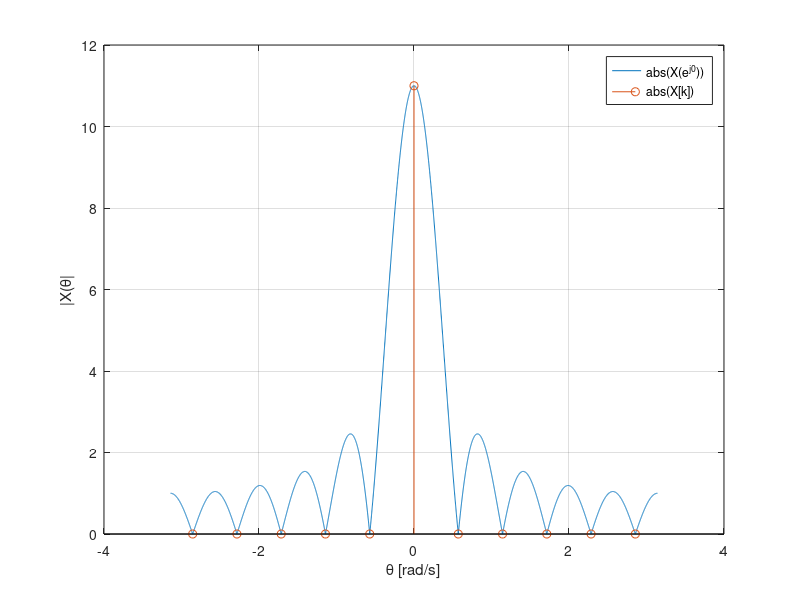
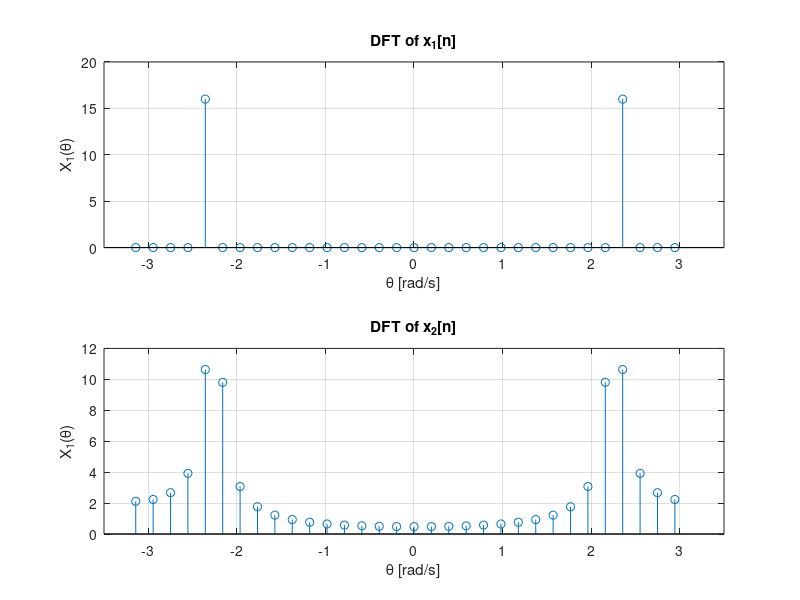
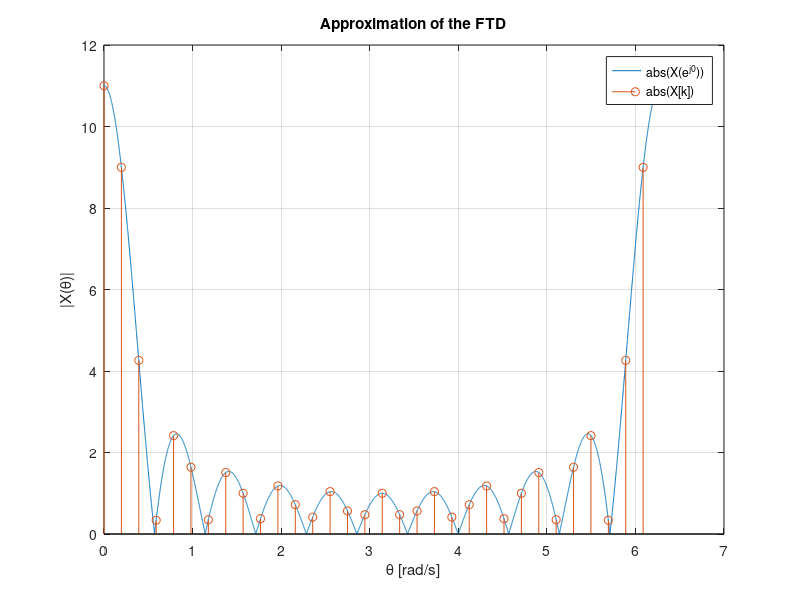
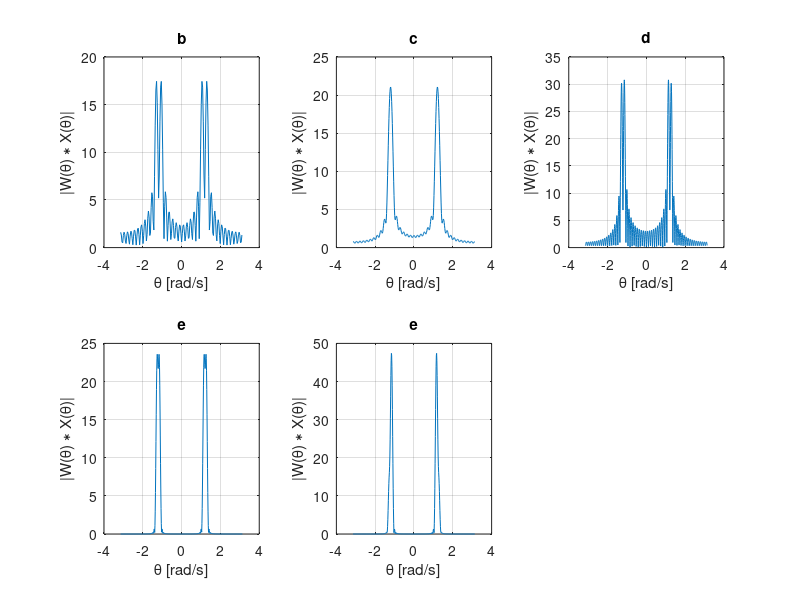

These figures' MATLAB source, in order: (Note: this script raises an error after producing the figures.)
clear all; close all;

%% Assignment 11: The DFT of a finite length discrete-time signal
figure('NumberTitle', 'off', 'Name', 'Assignment 11: The DFT of a finite length discrete-time signal');
theta = -pi:0.001:pi;
A = 1; K1 = 11/2; K2 = 1/2; K3 = 0;
X = A.*sin(K1.*theta)./sin(K2.*theta).*exp(-1j*K3.*theta);
plot(theta,abs(X));
grid on;
hold on;
Na = 11;
xn = ones(1,11);
Xn = fft(xn,Na);
n = (-(Na-1)/2:(Na-1)/2)*2*pi/Na;
stem(n,fftshift(abs(Xn)));
legend('abs(X(e^{j0}))', 'abs(X[k])');
xlabel('\theta [rad/s]');
ylabel('|X(\theta|');

%% Assignment 12: Spectrum of a sine wave of different frequencies
clear all;
figure('NumberTitle', 'off', 'Name', 'Assignment 12: Spectrum of a sine wave of different frequencies');
Na = 32;
f1 = 8; f2 = 9; fs = 64;
theta1 = 2*pi*f1/fs; theta2 = 2*pi*f2/fs;
n = 0:(Na-1);
x1n = sin(theta1.*n); x2n = sin(theta2.*n);
X1n = fft(x1n); X2n = fft(x2n);
theta = -pi:2*pi/Na:(Na-1)/Na*pi;
subplot(2,1,1);
stem(theta,abs(X1n));
title('DFT of x_{1}[n]');
grid on;
xlim([-3.5,3.5]);
xlabel('\theta [rad/s]');
ylabel('X_1(\theta)');
subplot(2,1,2);
stem(theta,abs(X2n));
grid on;
title('DFT of x_{2}[n]');
xlim([-3.5,3.5]);
xlabel('\theta [rad/s]');
ylabel('X_1(\theta)');

%This can be prevented by making the sample frequency in such a way that
%all the frequencies in the spectrum are a multiple of the frequency

%% Assignment 13: Approximation of the FTD
figure('NumberTitle', 'off', 'Name', 'Assignment 13: Approximation of the FTD');
theta = 0:0.001:2*pi;
A = 1; K1 = 11/2; K2 = 1/2; K3 = 0;
X = A.*sin(K1.*theta)./sin(K2.*theta).*exp(-1j*K3.*theta);
plot(theta,abs(X));
grid on;
hold on;
N = 32;
xn = ones(1,11);
Xn = fft(xn,N);
n = 0:2*pi/N:(N-1)/N*2*pi;
stem(n,abs(Xn));
xlabel('\theta [rad/s]');
ylabel('|X(\theta)|');
legend('abs(X(e^{j0}))', 'abs(X[k])');
title('Approximation of the FTD');

%% Assignment 14: Calculating the minimum resolution of a spectrumclear all;
%b) 
figure('NumberTitle', 'off', 'Name', 'Assignment 14: Calculating the minimum resolution of a spectrum');
f1 = 175; f2 = 200; fs = 1000;
theta1 = 2*pi*f1/fs; theta2 = 2*pi*f2/fs;
Na = ceil(0.89*2*pi/abs(theta1-theta2));
n = 0:Na-1;
xn = sin(theta1.*n) + sin(theta2.*n);
Nplot = 5*Na;
Xn = fft(xn,Nplot);
theta = -pi:2*pi/Nplot:(pi-1/Nplot*2*pi);%0:2*pi/Nplot:((Nplot)-1)/(Nplot)*2*pi;
%theta(length(theta)/2:end) = theta(length(theta)/2:end) - 2*pi;
subplot(2,3,1);
plot(theta,fftshift(abs(Xn)));
title('b');
xlabel('\theta [rad/s]');
ylabel('|W(\theta) \ast X(\theta)|');
grid on;
%c)
f1 = 185; f2 = 200; fs = 1000;
theta1 = 2*pi*f1/fs; theta2 = 2*pi*f2/fs;
subplot(2,3,2);
xn = sin(theta1.*n) + sin(theta2.*n);
Nplot = 10*Na;
Xn = fft(xn,Nplot);
theta = -pi:2*pi/Nplot:(pi-1/Nplot*2*pi);%0:2*pi/Nplot:((5*Nplot)-1)/(5*Nplot)*2*pi;
plot(theta,fftshift(abs(Xn)));
title('c')
xlabel('\theta [rad/s]');
ylabel('|W(\theta) \ast X(\theta)|');
grid on;
%d)
f1 = 185; f2 = 200; fs = 1000;
theta1 = 2*pi*f1/fs; theta2 = 2*pi*f2/fs;
Nb = ceil(0.89*2*pi/abs(theta1-theta2));
n = 0:Nb-1;
xn = sin(theta1.*n) + sin(theta2.*n);
Nplot = 1000;
Xn = fft(xn,Nplot);
theta = -pi:2*pi/Nplot:(pi-1/Nplot*2*pi);
subplot(2,3,3);
plot(theta,fftshift(abs(Xn)));
title('d');
xlabel('\theta [rad/s]');
ylabel('|W(\theta) \ast X(\theta)|');
grid on;

%e)
f1 = 185; f2 = 200; fs = 1000;
theta1 = 2*pi*f1/fs; theta2 = 2*pi*f2/fs;
Nc = ceil(1.44*2*pi/abs(theta1-theta2));
n = 0:Nc-1;
wn = (1-cos(2*pi/Nc.*n))/2;
xn = sin(theta1.*n) + sin(theta2.*n);
xn = wn.*xn;
Nplot = 5*Nc;
Xn = fft(xn,Nplot);
theta = -pi:2*pi/Nplot:(pi-1/Nplot*2*pi);%theta = 0:2*pi/Nplot:((5*Nplot)-1)/(5*Nplot)*2*pi;
subplot(2,3,4);
plot(theta,fftshift(abs(Xn)));
title('e');
xlabel('\theta [rad/s]');
ylabel('|W(\theta) \ast X(\theta)|');
grid on;

%f)
f1 = 185; f2 = 200; fs = 1000;
theta1 = 2*pi*f1/fs; theta2 = 2*pi*f2/fs;
Nc = ceil(1.44*2*pi/abs(theta1-theta2));
n = 0:Nc-1;
wn = (1-cos(2*pi/Nc.*n));
xn = sin(theta1.*n) + 0.35*sin(theta2.*n);
xn = wn.*xn;
Nplot = 5*Nc;
Xn = fft(xn,Nplot);
theta = -pi:2*pi/Nplot:(pi-1/Nplot*2*pi);%theta = 0:2*pi/Nplot:((5*Nplot)-1)/(5*Nplot)*2*pi;
subplot(2,3,5);
plot(theta,fftshift(abs(Xn)));
xlabel('\theta [rad/s]');
ylabel('|W(\theta) \ast X(\theta)|');
grid on;
title('e');

%% Assignment 16: Frequency plots of LPF
clear all;

for N = [5 11 101]
    n = -(N-1)/2:1:(N-1)/2;
    hn = 0.5 * sinc(pi.*n/2);
    figure('NumberTitle', 'off', 'Name', sprintf('Assignment 16, N = %d', N));
    freqz(hn);
    title(sprintf('Spectrum of LPF of size %d',N));
end

%% Assignment 17: Filter design for audio signals 1
clear all;
[y, fs] = audioread('audio_sin.wav ');
Y = fft(y);
N = length(y);
thetan = -pi:2*pi/(N-1):pi;
figure('NumberTitle', 'off', 'Name', 'Assignment 17');
plot(thetan/2/pi*fs,abs(fftshift(Y))); %fa = 8820Hz
xlabel('frequency [Hz]');
ylabel('|X(\theta)|');
grid on;
load('bandstopfilter.mat');
yn = conv(y,Num);
audiowrite('new.wav',yn./max(yn),fs);
